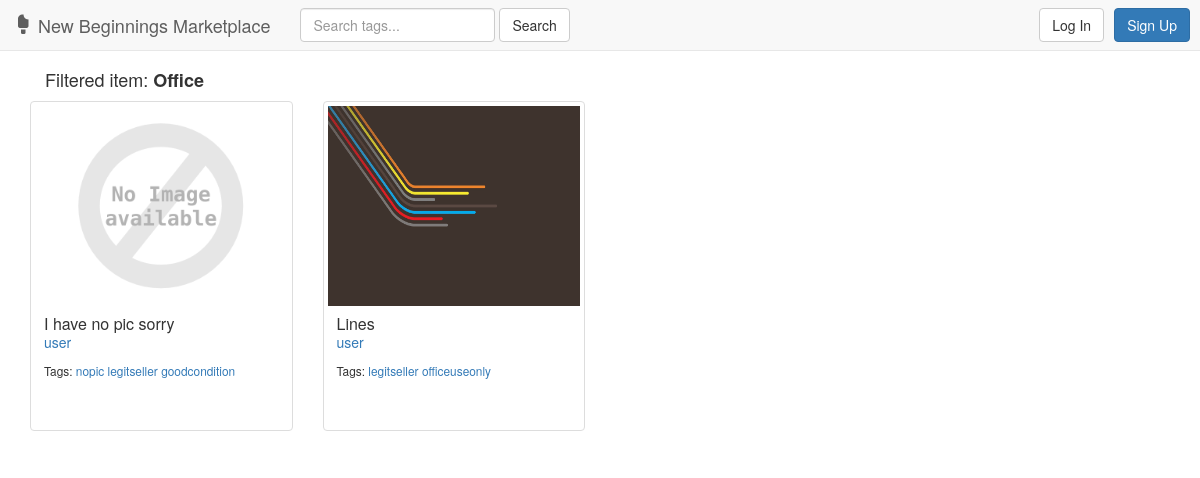
The page /results/type/Office/ on the database as committed earlier.
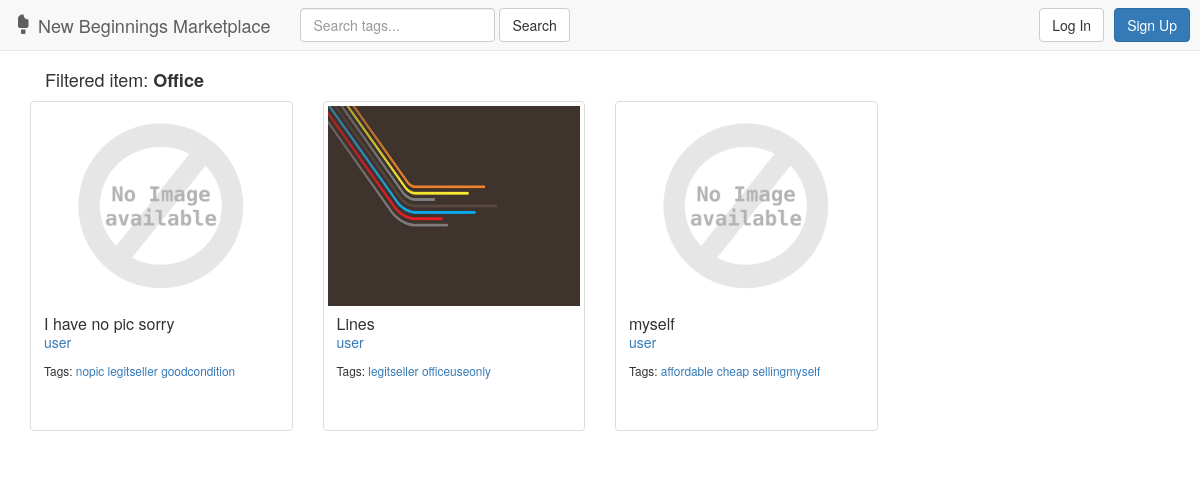
The same page on the database as committed later.
### marketplace/models.py (models this page shows, shortened)
class Post(models.Model):
    user = models.ForeignKey(User, on_delete=models.CASCADE)
    image = models.ImageField(upload_to='marketplace/static/marketplace/img/', blank=True, default='marketplace/static/marketplace/img/def/default.png')
    name = models.CharField(max_length=25)
    condition = models.CharField(max_length=50)
    quantity = models.PositiveIntegerField(default=1, validators=[MinValueValidator(1)])
    CHOICES = (
        ('Academic', 'Academic'),
        ('Office', 'Office'),
    )
    type = models.CharField(max_length=8, choices=CHOICES)
    course = models.CharField(max_length=20, blank=True)
    tags = TaggableManager(blank=True)

### marketplace/views.py (the view)
# urls.py: url(r'^results/type/(?P<type_name>\w+)/$', views.typeresults, name='typeresults'),
def typeresults(request, type_name):
    postobj = Post.objects.filter(type=type_name)
    if request.method == 'POST':
        regform = RegistrationForm(request.POST)
        postform = PostForm(request.POST, request.FILES)
        if regform.is_valid():
            regform.save()
            return redirect('/')
        elif request.user.is_authenticated():
            if postform.is_valid():
                obj = postform.save(commit=False)
                obj.user = request.user
                obj.image = postform.cleaned_data['image']
                obj.save()
                postform.save_m2m()
                return redirect('/')
        else:
            postform = PostForm()
            regform = RegistrationForm()
            context = {
                'query_item': type_name,
                'post': postobj,
                'regform': regform,
                'postform': postform,
            }
            return login(request, context, template_name='marketplace/err.html')
    else:
        regform = RegistrationForm()
        postform = PostForm()
        context = {
            'query_item': type_name,
            'post': postobj,
            'regform': regform,
            'postform': postform,
        }
        return render(request, 'marketplace/results.html', context)

### marketplace/forms.py (shortened to what this page needs)
class RegistrationForm(UserCreationForm):
    first_name = forms.CharField(required=True)
    last_name = forms.CharField(required=True)
    degree_or_office = forms.CharField(required=True)
    class Meta:
        model = User
        fields = (
            'username',
            'first_name',
            'last_name',
            'password1',
            'password2',
            'degree_or_office',
        )

class PostForm(forms.ModelForm):
    name = forms.CharField(required=True)
    condition = forms.CharField(required=True)
    type = forms.ChoiceField(choices=Post.CHOICES, required=True)
    quantity = forms.IntegerField(required=True, initial='1', min_value=1)
    class Meta:
        model = Post
        fields = (
            'image',
            'name',
            'condition',
            'quantity',
            'type',
            'course',
            'tags',
        )

### marketplace/templates/marketplace/results.html (shortened to what this page needs)
{% extends 'marketplace/includes/header.html' %}
{% block body %}
    <div class="container">
        <div class="col-md-12 col-sm-12" >
            <h4>Filtered item: <strong>{{ query_item }}</strong></h4>
        </div>
        <div class="row">
            {% for p in post %}
                <div class="col-sm-6 col-md-3">
                        <div class="thumbnail">
                            <a data-toggle="modal" data-target="#postModal{{ p.id }}" href="javascript:void(0);"><img src="{{ p.image.url }}" style="height:200px;"></a>
                            <div class="caption" style="height: 120px;">
                                <h3 class="panel-title"><a data-toggle="modal" data-target="#postModal{{ p.id }}" href="javascript:void(0);">{{ p.name }}</a></h3>
                                <p><a href="{% url 'marketplace:userdetails' p.user.id %}">
                                    {{ p.user }}
                                </a></p>
                                <p><small>Tags:
                                    {% for t in p.tags.all %}
                                        <a href="{% url 'marketplace:tagresults' t.name %}">{{ t.name }}</a>
                                    {% endfor %}
                                </small></p>
                            </div>
                        </div>
                    </div>
            {% endfor %}
        </div>
    </div>
{% endblock %}

Rows that differ between the two databases and show on the page:
added Post: image (placeholder picture), name "myself", user "user"
added Tag: name "affordable", shown under "myself"
added Tag: name "cheap", shown under "myself"
added Tag: name "sellingmyself", shown under "myself"
